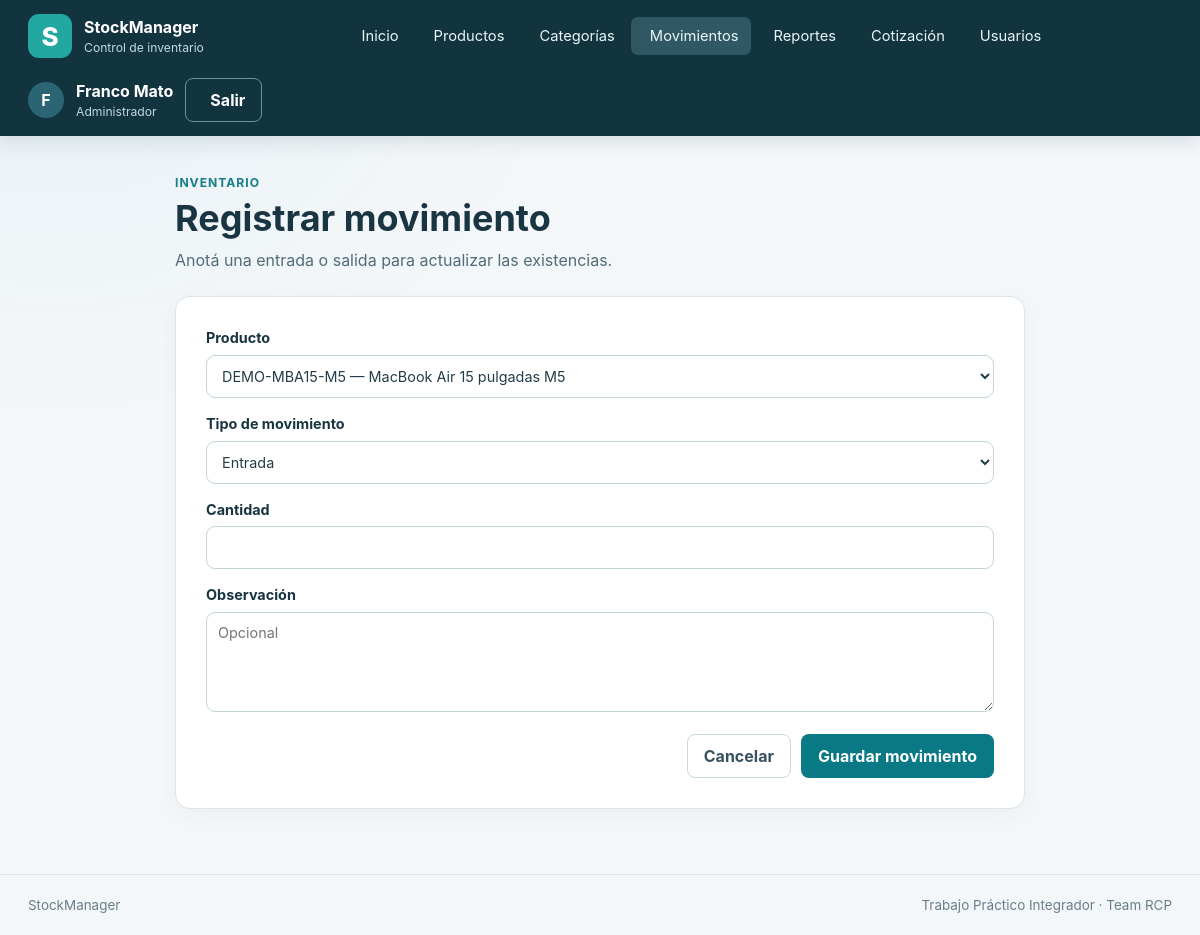
Page /movimientos/nuevo (signed in) on the committed database.
### app/models.py (models this page shows)
class Usuario(db.Model):
    __tablename__ = "usuarios"
    __table_args__ = (
        db.Index(
            "idx_usuarios_correo_google",
            "correo_google",
            unique=True,
            sqlite_where=db.text("correo_google IS NOT NULL"),
        ),
        db.Index(
            "idx_usuarios_google_sub",
            "google_sub",
            unique=True,
            sqlite_where=db.text("google_sub IS NOT NULL"),
        ),
    )
    id = db.Column(db.Integer, primary_key=True)
    nombre = db.Column(db.Text, nullable=False)
    usuario = db.Column(db.Text, nullable=False, unique=True)
    password_hash = db.Column(db.Text, nullable=False)
    correo_google = db.Column(db.Text(collation="NOCASE"))
    google_sub = db.Column(db.Text)
    rol_id = db.Column(db.Integer, db.ForeignKey("roles.id", ondelete="RESTRICT"), nullable=False)
    activo = db.Column(db.Integer, nullable=False, default=1)
    creado_en = db.Column(db.Text, nullable=False, server_default=db.text("(strftime('%Y-%m-%dT%H:%M:%fZ', 'now'))"))
    rol = db.relationship("Rol")

class Rol(db.Model):
    __tablename__ = "roles"
    id = db.Column(db.Integer, primary_key=True)
    nombre = db.Column(db.Text, nullable=False, unique=True)
    descripcion = db.Column(db.Text, nullable=False)

### app/movimientos/routes.py (the view, shortened to what this page needs)
@bp.route("/nuevo", methods=["GET", "POST"])
@administrador_requerido
def nuevo():
    productos = db.session.scalars(select(Producto).where(Producto.activo == 1).order_by(Producto.nombre)).all()
    return render_template("movimientos/formulario.html", productos=productos)

### app/security.py (called while the page is built)
def csrf_token() -> str:
    if "csrf_token" not in session:
        session["csrf_token"] = secrets.token_urlsafe(32)
    return session["csrf_token"]

def validar_csrf() -> None:
    if request.method in {"POST", "PUT", "PATCH", "DELETE"}:
        actual = session.get("csrf_token", "")
        recibido = request.form.get("csrf_token", "")
        if not actual or not recibido or not hmac.compare_digest(actual, recibido):
            abort(400, description="Token CSRF inválido. Volvé a cargar el formulario.")

def login_requerido(func):
    @wraps(func)
    def wrapper(*args, **kwargs):
        if g.usuario is None:
            return redirect(url_for("auth.login"))
        return func(*args, **kwargs)
    return wrapper

def administrador_requerido(func):
    @wraps(func)
    @login_requerido
    def wrapper(*args, **kwargs):
        if g.usuario.rol.nombre != "administrador":
            abort(403)
        return func(*args, **kwargs)
    return wrapper

### app/templates/movimientos/formulario.html (shortened to what this page needs)
{% extends 'base.html' %}
{% block contenido %}
<section class="form-page">
  <div class="page-heading">
    <div>
      <p class="eyebrow">Inventario</p>
      <h1>Registrar movimiento</h1>
      <p class="page-lead">Anotá una entrada o salida para actualizar las existencias.</p>
    </div>
  </div>
  <div class="panel form-panel">
    {% if not productos %}
    <div class="empty-state">
      <p>No hay productos activos. <a class="text-link" href="{{ url_for('productos.nuevo') }}">Crear producto</a>.</p>
    </div>
    {% else %}
    <form method="post" class="stack-form">
      <label>Producto
        <select name="producto_id" required>
          {% for p in productos %}<option value="{{ p.id }}">{{ p.codigo }} — {{ p.nombre }}</option>{% endfor %}
        </select>
      </label>
      <label>Tipo de movimiento
        <select name="tipo">
          <option value="ENTRADA">Entrada</option>
        </select>
      </label>
      <label>Cantidad
        <input type="number" name="cantidad" min="1" max="1000000000" required>
      </label>
      <label>Observación
        <textarea name="observacion" maxlength="500" placeholder="Opcional"></textarea>
      </label>
      <div class="form-actions">
        <a class="button button--quiet-dark" href="{{ url_for('movimientos.listar') }}">Cancelar</a>
        <button class="button button--primary" type="submit">Guardar movimiento</button>
      </div>
    </form>
    {% endif %}
  </div>
</section>
{% endblock %}

### app/templates/base.html (shortened to what this page needs)
<!doctype html>
<html lang="es-AR">
<head>
  <link rel="stylesheet" href="{{ url_for('static', filename='css/styles.css') }}">
  <link rel="stylesheet" href="{{ url_for('static', filename='vendor/fontawesome/css/solid.min.css') }}">
  <link rel="stylesheet" href="{{ url_for('static', filename='vendor/sweetalert2/sweetalert2.min.css') }}">
</head>
<body>
  <header class="site-header">
    <div class="header-inner">
      <a class="brand" href="{{ url_for('main.inicio') }}" aria-label="StockManager, ir al inicio">
        <span class="brand-mark" aria-hidden="true">S</span>
        <span class="brand-copy">
          <strong>StockManager</strong>
          <small>Control de inventario</small>
        </span>
      </a>
      {% if g.usuario %}
      <nav class="main-nav" aria-label="Menú principal">
        <a href="{{ url_for('main.inicio') }}" ><span>Inicio</span></a>
        <a href="{{ url_for('productos.listar') }}" ><span>Productos</span></a>
        <a href="{{ url_for('categorias.listar') }}" ><span>Categorías</span></a>
        <a href="{{ url_for('movimientos.listar') }}" {% if request.endpoint and
          request.endpoint.startswith('movimientos.') %}aria-current="page" {% endif %}><span>Movimientos</span></a>
        <a href="{{ url_for('reportes.inicio') }}" ><span>Reportes</span></a>
        {% if g.usuario.rol.nombre == 'administrador' %}
        <a href="{{ url_for('cotizaciones.inicio') }}"><span>Cotización</span></a>
        <a href="{{ url_for('usuarios.listar') }}" ><span>Usuarios</span></a>
        {% endif %}
      </nav>
      <div class="user-menu">
        <span class="user-avatar" aria-hidden="true">{{ g.usuario.nombre[:1]|upper }}</span>
        <span class="user-details">
          <strong>{{ g.usuario.nombre }}</strong>
          <small>{{ g.usuario.rol.nombre|capitalize }}</small>
        </span>
        <form method="post" action="{{ url_for('auth.logout') }}">
          <button class="button button--quiet" type="submit"><span>Salir</span></button>
        </form>
      </div>
      {% endif %}
    </div>
  </header>
  <main class="page-shell">
    {% block contenido %}{% endblock %}
  </main>
  <footer class="site-footer">
    <span>StockManager</span>
    <span>Trabajo Práctico Integrador · Team RCP</span>
  </footer>
</body>
</html>

### app/static/css/styles.css (style rules this page uses)
:root { font-family: system-ui, -apple-system, "Segoe UI", sans-serif; color: #1d3340; background: #f3f7f8; line-height: 1.5; }
* { box-sizing: border-box; }
body { margin: 0; min-height: 100vh; }
a { color: #0a6579; }
button, input, select, textarea { font: inherit; }
button, .button { cursor: pointer; }
.site-header { background: #143743; color: #fff; }
.header-inner { max-width: 1280px; margin: auto; padding: 14px 28px; display: flex; align-items: center; flex-wrap: wrap; gap: 20px; }
.brand { display: inline-flex; align-items: center; gap: 12px; color: inherit; text-decoration: none; }
.brand-mark, .login-aside-mark { display: inline-grid; place-items: center; background: #23a7a1; color: #fff; font-weight: 800; border-radius: 11px; }
.brand-mark { width: 44px; height: 44px; font-size: 26px; }
.brand-copy, .user-details { display: flex; flex-direction: column; }
.brand-copy small, .user-details small { color: #c1d9df; font-size: 0.76rem; }
.main-nav { display: flex; flex-wrap: wrap; align-items: center; gap: 4px; margin: 0 auto; }
.main-nav a { color: #eaf5f7; padding: 8px 12px; border-radius: 7px; text-decoration: none; font-size: 0.92rem; }
.main-nav a:hover, .main-nav a[aria-current="page"] { background: #305764; }
.user-menu { display: flex; align-items: center; gap: 12px; }
.user-avatar { display: grid; place-items: center; width: 36px; height: 36px; border-radius: 50%; background: #2b6574; font-weight: 700; }
.page-shell { max-width: 1220px; min-height: calc(100vh - 155px); margin: 0 auto; padding: 34px 28px 45px; }
.site-footer { max-width: 1220px; margin: auto; padding: 20px 28px; display: flex; justify-content: space-between; gap: 16px; color: #687e87; font-size: 0.84rem; border-top: 1px solid #dce6e9; }
.page-heading { display: flex; justify-content: space-between; align-items: flex-end; flex-wrap: wrap; gap: 18px; margin-bottom: 24px; }
.page-heading h1 { font-size: clamp(1.65rem, 3vw, 2.25rem); line-height: 1.2; margin: 3px 0 8px; }
.page-lead { margin: 0; color: #526c77; }
.eyebrow { margin: 0 0 5px; color: #157e88; font-weight: 700; font-size: 0.76rem; letter-spacing: 0.08em; text-transform: uppercase; }
.button { display: inline-flex; justify-content: center; align-items: center; gap: 8px; min-height: 40px; padding: 9px 16px; border-radius: 8px; border: 1px solid transparent; text-decoration: none; font-weight: 650; white-space: nowrap; }
.button--primary { background: #087985; color: #fff; }
.button--quiet { color: #fff; background: transparent; border-color: #6c939b; }
.button--quiet-dark { color: #37525e; border-color: #c9d9de; background: #fff; }
.panel, .stat-card, .login-card { background: #fff; border: 1px solid #dae6e9; border-radius: 12px; box-shadow: 0 3px 12px rgba(23, 63, 74, 0.04); }
.panel { padding: 24px; margin-bottom: 20px; }
.filter-panel, .inline-form, .form-grid, .stack-form { display: grid; gap: 15px; }
.stack-form { grid-template-columns: 1fr; align-items: start; }
label { display: flex; flex-direction: column; gap: 6px; font-size: 0.9rem; font-weight: 650; }
input, select, textarea { width: 100%; min-height: 43px; padding: 9px 11px; color: #243d49; background: #fff; border: 1px solid #b7cbd1; border-radius: 7px; font-weight: 400; }
textarea { min-height: 100px; resize: vertical; }
.form-actions { display: flex; justify-content: flex-end; flex-wrap: wrap; gap: 10px; align-items: center; margin-top: 7px; }
.form-page { max-width: 850px; margin: auto; }
.form-panel { padding: 30px; }
:root { color: #193541; background: #f4f7fa; font-family: Inter, ui-sans-serif, system-ui, -apple-system, "Segoe UI", sans-serif; }
body { background: radial-gradient(ellipse at 5% 0, rgba(31, 143, 149, 0.055), transparent 32rem), #f4f7fa; }
.site-header { background: #12343f; box-shadow: 0 5px 18px rgba(14, 48, 59, 0.13); }
.main-nav a { display: inline-flex; align-items: center; gap: 7px; }
.page-shell { padding-top: 38px; }
.panel, .stat-card, .login-card { border-color: #dce6ea; border-radius: 15px; box-shadow: 0 5px 20px rgba(23, 63, 74, 0.045); }
.button { transition: background-color 140ms ease, border-color 140ms ease, transform 140ms ease; }
input, select, textarea { border-color: #c5d4d9; border-radius: 9px; }

### rows in the picture
Usuario: usuario "F", usuario.nombre "Franco Mato"
Rol: usuario.rol.nombre "Administrador"

### other values in the picture
form field producto_id "DEMO-MBA15-M5 — MacBook Air 15 pulgadas M5"
